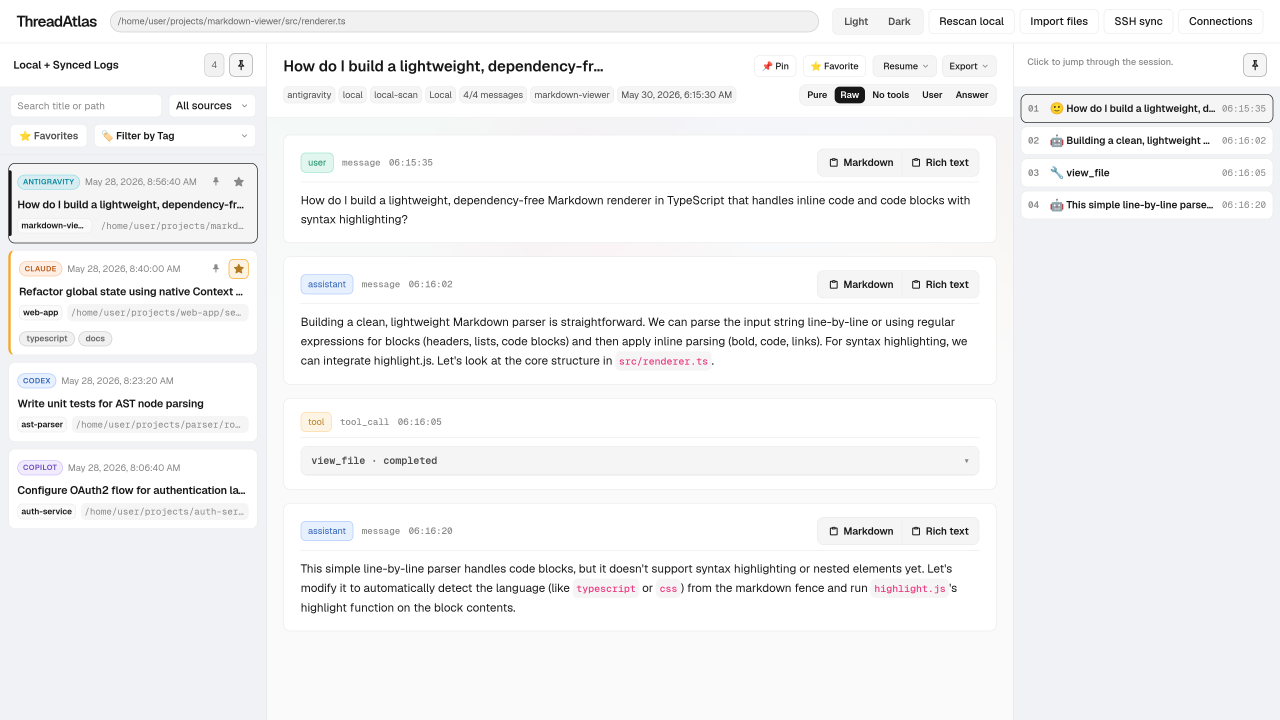
#> input picture docs/screenshot.png, 3840 x 2160 px (shown at 1/3 size)
$ python annotate.py
#> lines starting #> are read from the running program, lines starting #| are printed output that depends on the picture
#!/usr/bin/env python3
"""Annotate the ThreadAtlas screenshot with labeled bounding boxes.

Loads dynamic element coordinates from docs/element-positions.json
if available, falling back gracefully to static defaults.
Uses supersampled drawing for smooth anti-aliased results.
"""

import os
import json
from PIL import Image, ImageDraw, ImageFont

# Resolve absolute paths relative to the script location
base_dir = os.path.dirname(os.path.dirname(os.path.abspath(__file__)))
SRC = os.path.normpath(os.path.join(base_dir, "docs/screenshot.png"))
DST_DOCS = os.path.normpath(os.path.join(base_dir, "docs/screenshot_annotated.png"))

FONT_BOLD = "/usr/share/fonts/truetype/dejavu/DejaVuSans-Bold.ttf"
FONT_REG  = "/usr/share/fonts/truetype/dejavu/DejaVuSans.ttf"

SS = 4  # 4x Supersample factor for ultra-sharp anti-aliased drawing

PALETTE = [
    (232,  65,  65),   # 1  red
    ( 50, 120, 230),   # 2  blue
    ( 40, 180,  99),   # 3  green
    (220, 150,  20),   # 4  orange
    (150,  70, 200),   # 5  purple
    ( 30, 180, 180),   # 6  teal
    (220,  80, 150),   # 7  pink
    ( 50, 190, 220),   # 8  cyan
    (180, 100,  50),   # 9  brown
    ( 80, 130,  60),   # 10 dark green
    (100, 100, 200),   # 11 indigo
    (200,  60, 100),   # 12 crimson
    (100, 170, 130),   # 13 sea green
    ( 80,  80, 160),   # 14 slate blue
    (180,  70,  70),   # 15 dark red
]

# Load coordinates extracted from DOM
positions = {}
positions_path = os.path.join(base_dir, "docs/element-positions.json")
if os.path.exists(positions_path):
    try:
        with open(positions_path, "r") as f:
            positions = json.load(f)
        print(f"Loaded dynamic layout coordinates from {positions_path}")
    except Exception as e:
        print(f"Warning: Failed to load {positions_path}, using defaults. {e}")


def get_geometry(key, fallback_box, W, H, fallback_marker=None):
    """Retrieve box and marker coordinates, falling back if not found in JSON."""
    geom = positions.get(key)
    # Handle array elements (like toolRows) by extracting the first element
    if isinstance(geom, list) and len(geom) > 0:
        geom = geom[0]

    if isinstance(geom, dict) and all(k in geom for k in ("x", "y", "w", "h")):
        x, y, w, h = geom["x"], geom["y"], geom["w"], geom["h"]
        if w > 0 and h > 0:
            # Inset toolRows slightly to prevent left/right border overlapping
            if key == "toolRows":
                x += 8
                w -= 16

            # Clip coordinates strictly within the viewport dimensions (W x H)
            x1 = max(0, x)
            y1 = max(0, y)
            x2 = min(W, x + w)
            y2 = min(H, y + h)

            if x2 > x1 and y2 > y1:
                box = (x1, y1, x2, y2)
                cx = x1 + (x2 - x1) // 2
                cy = y1 + (y2 - y1) // 2
                # Offset vertical centers for very tall panels to look nicer
                if key == "sessionList":
                    cy = min(cy, 300)
                elif key == "timeline":
                    cy = min(cy, 250)
                return box, (cx, cy)

    scale_x = W / 1920.0
    scale_y = H / 1080.0
    bx = (
        int(fallback_box[0] * scale_x),
        int(fallback_box[1] * scale_y),
        int(fallback_box[2] * scale_x),
        int(fallback_box[3] * scale_y)
    )
    if fallback_marker:
        mk = (int(fallback_marker[0] * scale_x), int(fallback_marker[1] * scale_y))
    else:
        mk = (bx[0] + (bx[2] - bx[0]) // 2, bx[1] + (bx[3] - bx[1]) // 2)
    return bx, mk


# Definitions of features and their fallback geometry
features = [
    # ---- Top toolbar ----
    {
        "key": "themeToggle",
        "fallback_box": (1485, 10, 1595, 42),
        "fallback_marker": (1540, 26),
        "label": "Light / Dark theme toggle"
    },
    {
        "key": "rescanBtn",
        "fallback_box": (1601, 11, 1706, 41),
        "fallback_marker": (1653, 26),
        "label": "Rescan local sessions"
    },
    {
        "key": "scanPathsBtn",
        "fallback_box": (1712, 11, 1808, 41),
        "fallback_marker": (1760, 26),
        "label": "Configure scan paths per source"
    },
    {
        "key": "importBtn",
        "fallback_box": (1814, 11, 1910, 41),
        "fallback_marker": (1862, 26),
        "label": "Import files (browser-side)"
    },
    {
        "key": "sshBtn",
        "fallback_box": (1814, 11, 1900, 41),
        "fallback_marker": (1857, 26),
        "label": "SSH sync to remote host"
    },
    {
        "key": "connectionsBtn",
        "fallback_box": (1798, 11, 1900, 41),
        "fallback_marker": (1849, 26),
        "label": "Manage local and remote connections"
    },
    {
        "key": "pathDisplay",
        "fallback_box": (140, 13, 1470, 39),
        "fallback_marker": (805, 26),
        "label": "Primary workspace path display"
    },

    # ---- Sidebar ----
    {
        "key": "searchInput",
        "fallback_box": (12, 113, 194, 141),
        "fallback_marker": (103, 127),
        "label": "Search by title or path"
    },
    {
        "key": "sourceFilter",
        "fallback_box": (202, 113, 307, 141),
        "fallback_marker": (254, 127),
        "label": "Filter by source type"
    },
    {
        "key": "sessionCount",
        "fallback_box": (240, 65, 269, 91),
        "fallback_marker": (254, 78),
        "label": "Session count badge"
    },
    {
        "key": "sidebarPin",
        "fallback_box": (275, 64, 303, 92),
        "fallback_marker": (289, 78),
        "label": "Pin or collapse the session index"
    },
    {
        "key": "sessionList",
        "fallback_box": (0, 150, 319, 1080),
        "fallback_marker": (160, 300),
        "label": "Session list — click to load"
    },

    # ---- Detail panel ----
    {
        "key": "sessionPin",
        "fallback_box": (1284, 66, 1332, 94),
        "fallback_marker": (1308, 80),
        "label": "Pin the selected session"
    },
    {
        "key": "sessionFavorite",
        "fallback_box": (1338, 66, 1418, 94),
        "fallback_marker": (1378, 80),
        "label": "Favorite and annotate the selected session"
    },
    {
        "key": "resumeBtn",
        "fallback_box": (1424, 66, 1500, 94),
        "fallback_marker": (1462, 80),
        "label": "Copy a resume command"
    },
    {
        "key": "exportBtn",
        "fallback_box": (1506, 66, 1580, 94),
        "fallback_marker": (1543, 80),
        "label": "Export session as JSON or Markdown"
    },
    {
        "key": "filterTabs",
        "fallback_box": (1329, 102, 1580, 128),
        "fallback_marker": (1454, 115),
        "label": "Message filters (Pure / Raw / No tools / User / Answer)"
    },
    {
        "key": "toolRows",
        "fallback_box": (361, 458, 1559, 494),
        "fallback_marker": (960, 476),
        "label": "Collapsible tool call — click to expand / collapse"
    },

    # ---- Timeline panel ----
    {
        "key": "timelinePin",
        "fallback_box": (1870, 66, 1900, 94),
        "fallback_marker": (1885, 80),
        "label": "Pin or collapse the timeline"
    },
    {
        "key": "timeline",
        "fallback_box": (1600, 52, 1920, 1080),
        "fallback_marker": (1760, 250),
        "label": "Timeline — click to jump to message"
    },
]


def draw_marker(draw, cx, cy, num, color, font, r, ss=4):
    """Draw a numbered circle marker with smooth white border."""
    border = int(1.5 * ss)
    # White halo
    draw.ellipse([cx - r - border, cy - r - border, cx + r + border, cy + r + border],
                 fill=(255, 255, 255, 255))
    # Colored circle
    draw.ellipse([cx - r, cy - r, cx + r, cy + r],
                 fill=(*color, 230))
    # Number text, centered
    text = str(num)
    bbox = draw.textbbox((0, 0), text, font=font)
    tw = bbox[2] - bbox[0]
    th = bbox[3] - bbox[1]
    y_adj = int(0.25 * ss)
    draw.text((cx - tw // 2, cy - th // 2 - y_adj), text,
              fill=(255, 255, 255, 255), font=font)


def main():
    if not os.path.exists(SRC):
        print(f"Error: Raw screenshot not found at {SRC}. Run capture first.")
        return

    img = Image.open(SRC).convert("RGBA")
    W, H = img.size
#> W = 3840; H = 2160
    print(f"Input image size: {W}×{H}")
#| Input image size: 3840×2160

    # Calculate layout scale factor relative to 1920x1080 (our baseline resolution)
    scale = W / 1920.0
#> scale = 2

    cols = 4
    items_per_col = (len(features) + cols - 1) // cols

    # Size the legend from the current feature count. The annotated derivative
    # does not need to preserve the raw screenshot's aspect ratio.
    legend_h = int((88 + items_per_col * 32) * scale)
#> legend_h = 496
    canvas = Image.new("RGBA", (W, H + legend_h), (255, 255, 255, 255))
#> canvas: PIL image 3840x2656 RGBA; every value is 255
    canvas.paste(img, (0, 0))
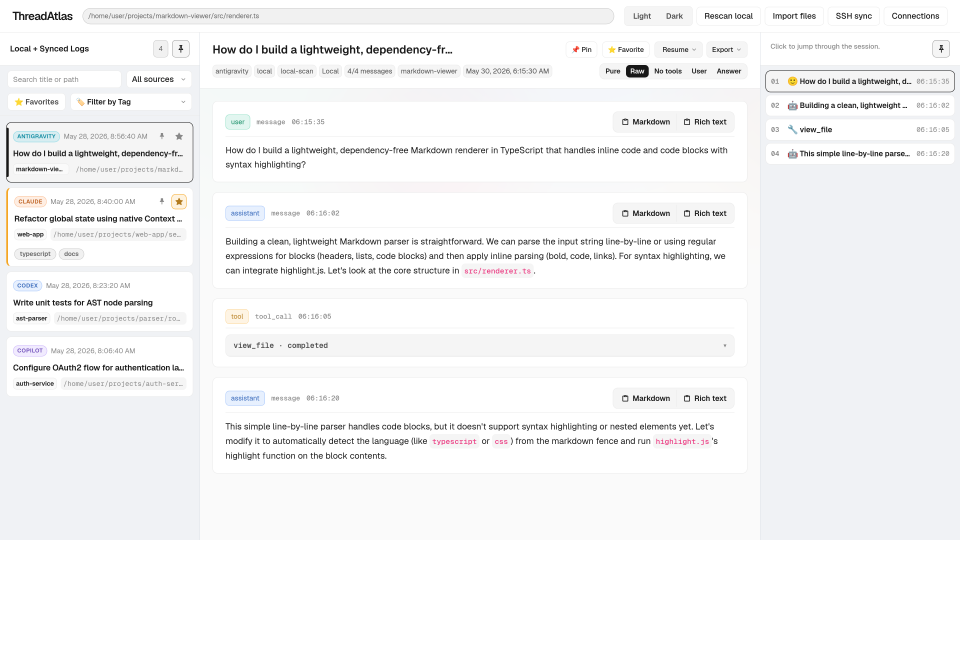
#> canvas: PIL image 3840x2656 RGBA (shown at 1/4 size); mean R, G, B, A 245.5, 245.9, 246.4, 255

    # Supersample for anti-aliasing
    cw, ch = canvas.size
#> cw = 3840; ch = 2656
    big = canvas.resize((cw * SS, ch * SS), Image.LANCZOS)
    draw = ImageDraw.Draw(big)

    # 4x Supersampled Fonts (scaled proportionally)
    base_font_marker = int(12 * scale)
#> base_font_marker = 24
    base_font_legend_title = int(16 * scale)
#> base_font_legend_title = 32
    base_font_legend_num = int(10 * scale)
#> base_font_legend_num = 20
    base_font_legend_text = int(11 * scale)
#> base_font_legend_text = 22

    font_marker = ImageFont.truetype(FONT_BOLD, max(8, base_font_marker) * SS)
    font_legend_title = ImageFont.truetype(FONT_BOLD, max(12, base_font_legend_title) * SS)
    font_legend_num = ImageFont.truetype(FONT_BOLD, max(6, base_font_legend_num) * SS)
    font_legend_text = ImageFont.truetype(FONT_REG, max(8, base_font_legend_text) * SS)

    marker_r = max(6, int(12 * scale)) * SS
#> marker_r = 96
    border_width = max(1, int(2 * scale)) * SS
#> border_width = 16

    # Draw bounding boxes and markers
    for i, feat in enumerate(features):
        color = PALETTE[i % len(PALETTE)]
        box, marker = get_geometry(feat["key"], feat["fallback_box"], W, H, feat["fallback_marker"])

        x1, y1, x2, y2 = [v * SS for v in box]

        # Outline border only, no fill
        draw.rectangle([x1, y1, x2, y2],
                       outline=color,
                       width=border_width)
        # Marker
        mx, my = marker[0] * SS, marker[1] * SS
        draw_marker(draw, mx, my, i + 1, color, font_marker, r=marker_r, ss=SS)

    # ---- Legend ----
    legend_top = (H + int(20 * scale)) * SS
#> legend_top = 8800
    divider_margin = int(40 * scale) * SS
#> divider_margin = 320
    divider_offset = int(5 * scale) * SS
#> divider_offset = 40
    divider_width = max(1, int(1 * scale)) * SS

    # Divider line
    draw.line([(divider_margin, legend_top - divider_offset),
               ((W * SS) - divider_margin, legend_top - divider_offset)],
              fill=(226, 232, 240, 255), width=divider_width)

    # Title
    title_margin_x = int(50 * scale) * SS
    draw.text((title_margin_x, legend_top), "Interactive Features Guide",
              fill=(15, 23, 42, 255), font=font_legend_title)

    legend_body_top = legend_top + int(36 * scale) * SS

    col_w = (W * SS) // cols
    row_h = int(32 * scale) * SS
    marker_r_legend = max(5, int(10 * scale)) * SS

    item_margin_x = int(50 * scale) * SS
    text_offset_x = int(10 * scale) * SS
    text_offset_y = int(2 * scale) * SS

    for i, feat in enumerate(features):
        color = PALETTE[i % len(PALETTE)]
        col = i // items_per_col
        row = i % items_per_col
        x = item_margin_x + col * col_w
        y = legend_body_top + row * row_h

        draw_marker(draw, x + marker_r_legend, y + marker_r_legend,
                    i + 1, color, font_legend_num, r=marker_r_legend, ss=SS)
        text_x = x + marker_r_legend * 2 + text_offset_x
        text_y = y + text_offset_y
        draw.text((text_x, text_y), feat["label"],
                  fill=(71, 85, 105, 255), font=font_legend_text)

    # Downscale for final anti-aliased result
    final = big.resize((cw, ch), Image.LANCZOS).convert("RGB")
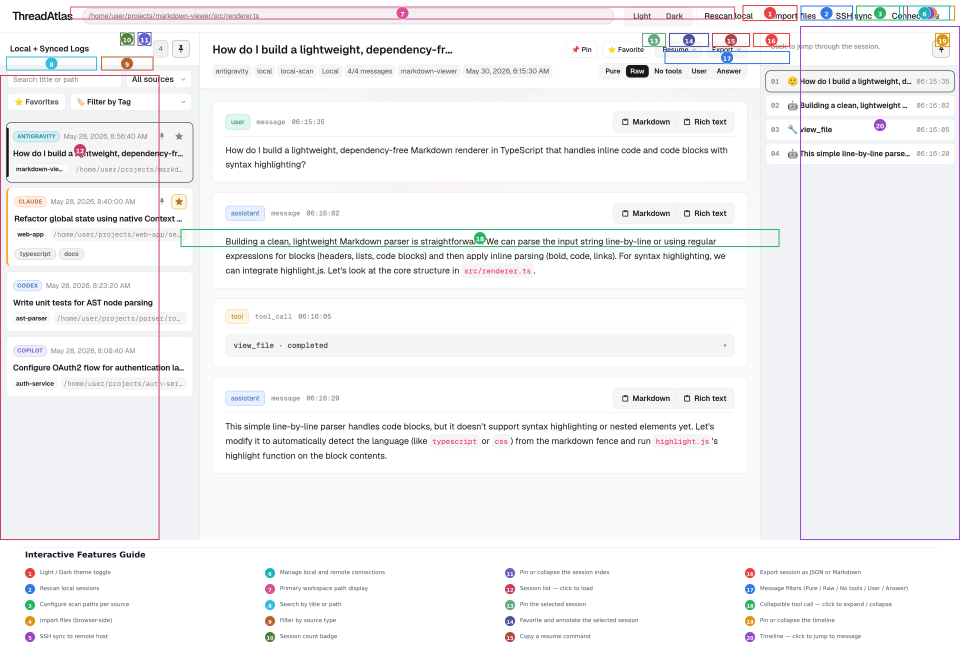
#> final: PIL image 3840x2656 RGB (shown at 1/4 size); mean R, G, B 243, 242.9, 244
    final.save(DST_DOCS, "PNG")
    print(f"Saved annotated screenshot: {DST_DOCS}")
    print(f"Final annotated size: {final.size}")
#| Final annotated size: (3840, 2656)


if __name__ == "__main__":
    main()
